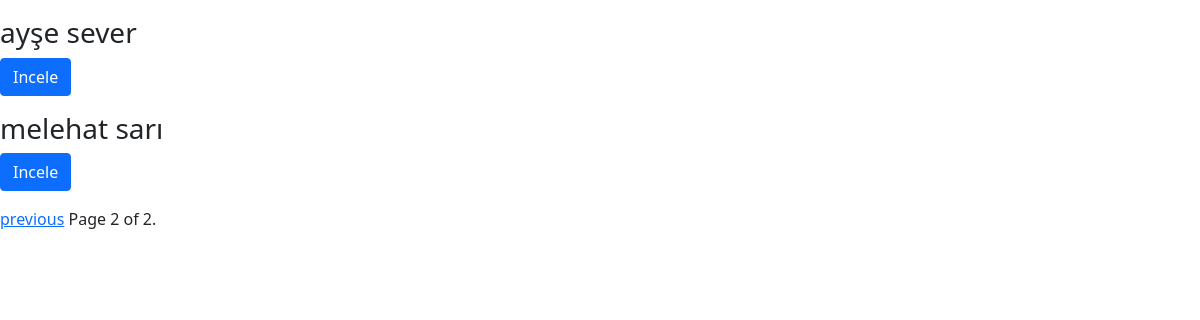
/musteri/index/?page=2, run on an earlier commit of the app's database.
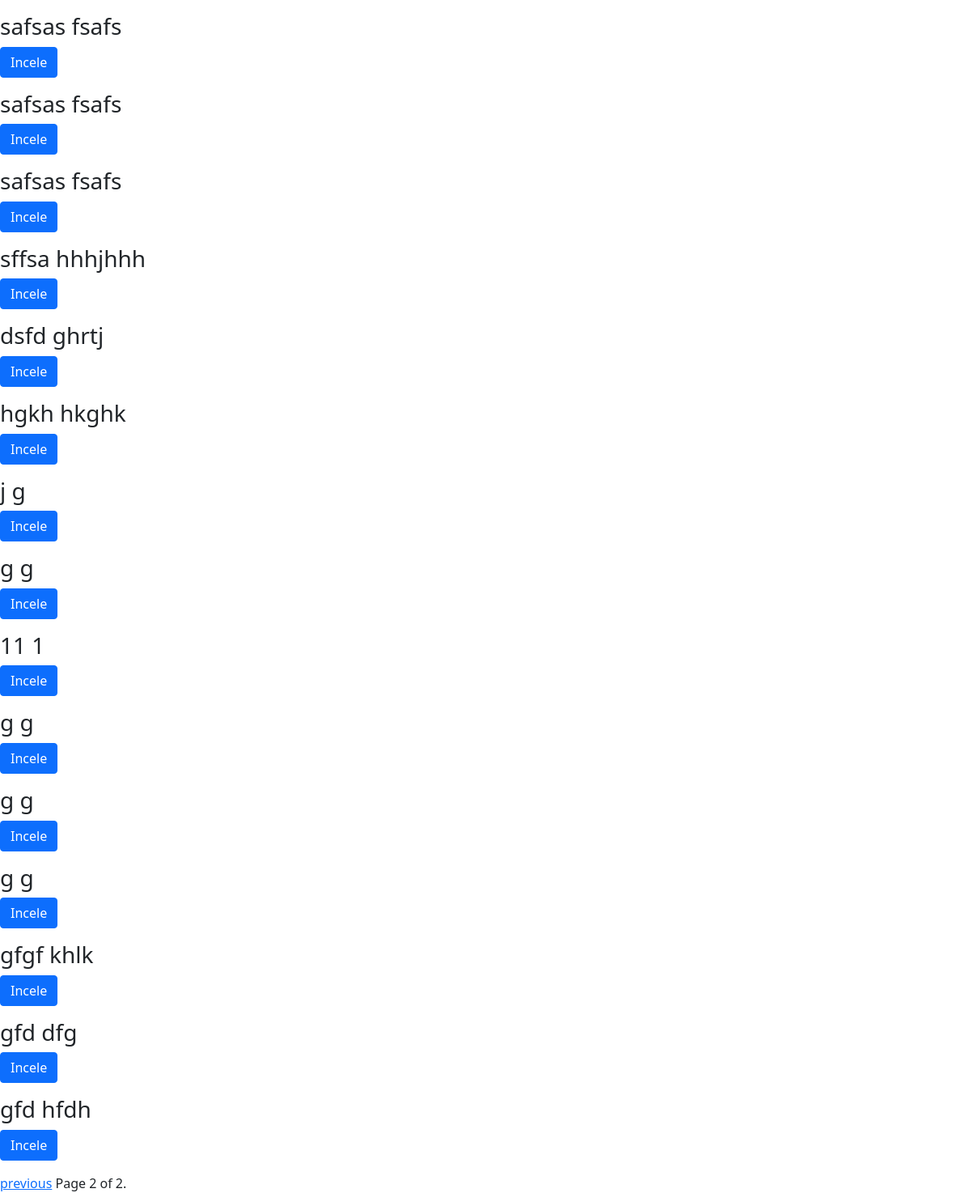
And on a later commit of the database.
### musteri/models.py (models this page shows, shortened)
class Musteri(models.Model):
    tc=models.PositiveSmallIntegerField( validators=[ MinValueValidator(10000000000),MaxValueValidator(99999999999)], unique=True)
    isim=models.CharField(max_length=100)
    soyisim=models.CharField(max_length=100)
    telefon=models.PositiveSmallIntegerField(validators=[ MinValueValidator(1000000000), MaxValueValidator(9999999999)])
    sehir=models.CharField(max_length=100)
    ilce=models.CharField(max_length=100)
    def get_absolute_url(self):
        return reverse('detail', kwargs= {'id': self.id})

### musteri/views.py (the view, shortened to what this page needs)
# urls.py: url('index/', customer_index, name= 'index'),
def customer_index(request):
    customer_list = Musteri.objects.all()
    query = request.GET.get('q')
    paginator = Paginator(customer_list, 25)
    page = request.GET.get('page')
    try:
        musteris = paginator.page(page)
    except PageNotAnInteger:
        musteris = paginator.page(1)
    except EmptyPage:
        musteris = paginator.page(paginator.num_pages)
    return render(request,'musteri/index.html',{'musteris':musteris})

### templates/musteri/index.html (shortened to what this page needs)
{% extends 'base.html' %}
{% block body %}
	{% for musteri in musteris %}
	<div class="row">
	  <div class="col-sm-6 col-md-4">
	    <div class="thumbnail">
	      <div class="caption">
		      <h3>{{ musteri.isim}} {{ musteri.soyisim}} </h3>
	        <p><a href="{{musteri.get_absolute_url}}" class="btn btn-primary" role="button">Incele</a>
	      </div>
	    </div>
	  </div>
	</div>
	{% endfor %}
    <div class="row">
	    <div class="col-md-6 col-md-offset-3">
		<div class="pagination">
		    <span class="step-links">
		        {% if musteris.has_previous %}
		            <a href="?page={{ musteris.previous_page_number }}">previous</a>
		        {% endif %}
		        <span class="current">
		            Page {{ musteris.number }} of {{ musteris.paginator.num_pages }}.
		        </span>
		    </span>
		</div>
	</div>
    </div>
    {% endblock %}

### templates/base.html (shortened to what this page needs)
{% load static %}
<!DOCTYPE html>
<html lang="en">
<head>
	<link rel="stylesheet" href="{% static  'css/bootstrap.min.css' %}" >
</head>
<body>
	{% include 'header.html' %}
	{% block body %}
	{% endblock %}
</body>
</html>

### templates/header.html (shortened to what this page needs)
<nav class="navbar navbar-default" role="banner">
</nav>

What changed in the data, as far as the page shows it:
no longer on this page (row unchanged): Musteri: isim "ayşe", soyisim "sever"
no longer on this page (row unchanged): Musteri: isim "melehat", soyisim "sarı"
added Musteri: isim "safsas", soyisim "fsafs"
added Musteri: isim "safsas", soyisim "fsafs"
added Musteri: isim "safsas", soyisim "fsafs"
added Musteri: isim "sffsa", soyisim "hhhjhhh"
added Musteri: isim "dsfd", soyisim "ghrtj"
added Musteri: isim "hgkh", soyisim "hkghk"
added Musteri: isim "j", soyisim "g"
added Musteri: isim "g", soyisim "g"
added Musteri: isim "11", soyisim "1"
added Musteri: isim "g", soyisim "g"
added Musteri: isim "g", soyisim "g"
added Musteri: isim "g", soyisim "g"
added Musteri: isim "gfgf", soyisim "khlk"
added Musteri: isim "gfd", soyisim "dfg"
added Musteri: isim "gfd", soyisim "hfdh"
